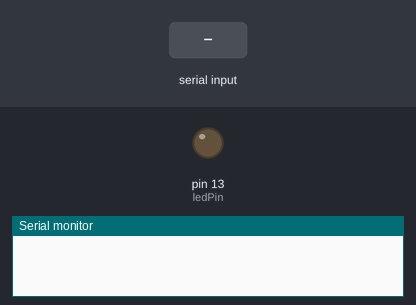
Bench run of a sketch on a simulated Arduino Uno, built with avr-gcc and run on an emulated ATmega328P. On the bench: output pins drawn as LEDs (lit = HIGH), the last lines printed to the serial monitor. The inputs (shaded band) are chosen by the test bench.

Above: at 1.2 s.
1.3 s: "30,150\n" received over Serial
At 2.0 s:
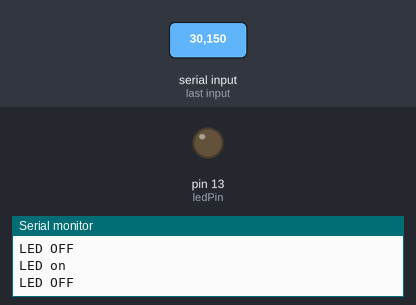
2.8 s: "1\n" received over Serial
At 3.9 s:
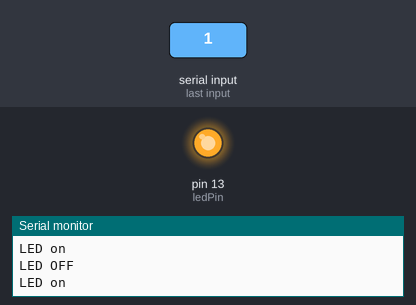
4.3 s: "90,45\n" received over Serial
At 5.2 s:
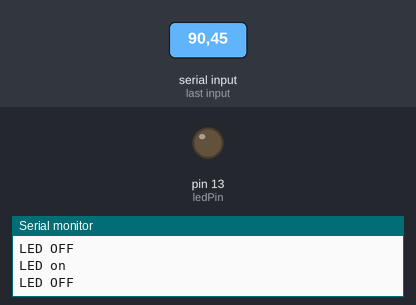
Timing chart, 0 to 7.3 s (numbered marks = the images above; inputs shaded):
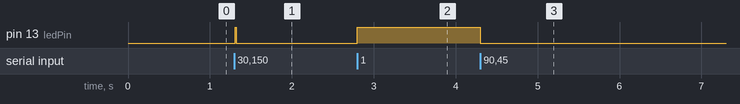

Measured:
- after the input at 1.3 s, pin 13 (ledPin): LOW → HIGH at once, → LOW 0.01 s later
- after the input at 2.8 s, pin 13 (ledPin): LOW → HIGH at once
- after the input at 4.3 s, pin 13 (ledPin): HIGH → LOW at once

The sketch:

led_with_vb.ino
```cpp
int ledPin = 13; // the number of the LED pin

void setup() {
Serial.begin(9600); // set serial speed
pinMode(ledPin, OUTPUT); // set LED as output
digitalWrite(ledPin, LOW); //turn off LED
}


void loop(){
while (Serial.available() == 0); // do nothing if nothing sent
int val = Serial.read() - '0'; // deduct ascii value of '0' to find numeric value of sent number

if (val == 1)
{ // test for command 1 then turn on LED
Serial.println("LED on");
digitalWrite(ledPin, HIGH); // turn on LED
}
else if (val == 0) // test for command 0 then turn off LED
{
Serial.println("LED OFF");
digitalWrite(ledPin, LOW); // turn off LED
}
else // if not one of above command, do nothing
{
//val = val;
}

Serial.flush(); // clear serial port
}
```
